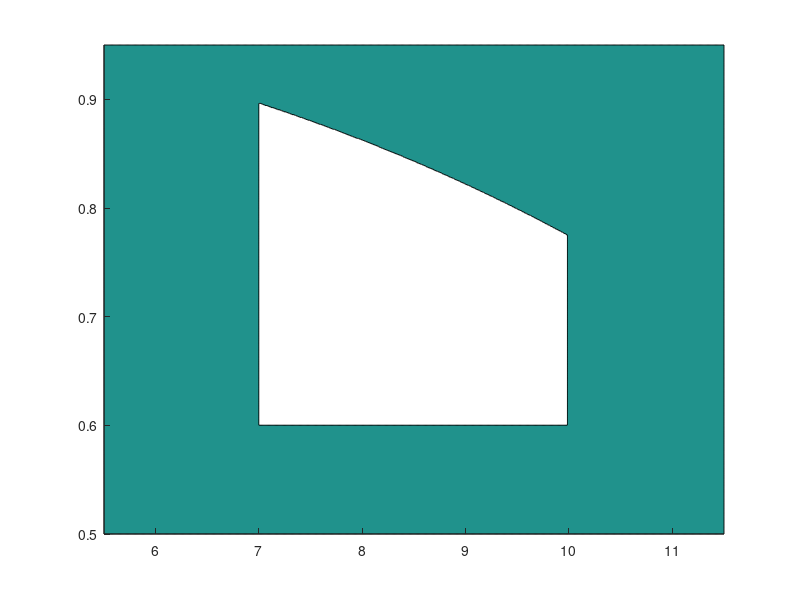

The MATLAB source for this figure: (Note: this script raises an error after producing the figure.)
% WangGraphical.m
% =========================================================
% XW3형 사이클로이드 감속기 체적 최소화 — 도식해법
%
% 설계변수 2개 (나머지 4개는 단목적 최적값으로 고정):
%   x1 = drp  (핀 직경, mm)  : 6.0 ~ 11.0  (여유 포함)
%   x2 = K1   (단폭계수)     : 0.55 ~ 0.95 (여유 포함)
%
% 고정 설계변수: Dp=140, B=7, D=55, dsw=14, Dw=90
% 수업 연결: Lec 05 도식해법 — meshgrid + contour
%
% 표시 제약:
%   y1  : 언더컷/첨예화 방지  (비선형 곡선)
%   y4  : K2 하한 (K2 >= 1.0) (수직선)
%   y5  : K2 상한 (K2 <= 1.6) (수직선, drp=6.24mm)
%   lb  : drp 하한 (drp >= 7.0) (수직선)
%   ub  : drp 상한 (drp <= 10.4) (수직선)
%   K1 lb: K1 하한 (K1 >= 0.60) (수평선)
%   K1 ub: K1 상한 (K1 <= 0.90) (수평선)
% =========================================================

clc; clear; close all;

%% ── 0. 고정 파라미터 ──────────────────────────────────
Dp = 140; B = 7; D = 55; dsw = 14; Dw = 90;
zc = 43; zp = 44; zw = 8; Delta2 = 2;

% 설계변수 상·하한
drp_lb = 7.0; drp_ub = 10.4;
K1_lb  = 0.60; K1_ub  = 0.90;

%% ── 1. 격자 생성 (축 범위를 넓게 설정) ──────────────
drp_vec = linspace(5.5, 11.5, 700);
K1_vec  = linspace(0.50, 0.95, 700);
[drp, K1] = meshgrid(drp_vec, K1_vec);

%% ── 2. 목적함수 — 체적 V ─────────────────────────────
V = (pi/4) .* B .* ( ...
    (Dp - K1.*Dp/zp - drp).^2 ...
    - (dsw + 2*Delta2 + K1.*Dp/zp).^2 .* zw ...
    - D^2 ) ...
    + K1 .* (Dp/zp) .* zc .* B;

%% ── 3. 제약조건 함수 ─────────────────────────────────
% y1: 언더컷/첨예화 방지 (K1 >= 0.60 범위에서 항상 첫 번째 수식)
g1 = drp./2 - Dp/2 .* sqrt(27.*(1-K1.^2).*(zp-1)./(zp+1)^3);

% K2 계산
K2 = (Dp ./ drp) .* sin(pi/zp);

% y4: K2 하한 (K2 >= 1.0)
g4 = 1.0 - K2;

% y5: K2 상한 (K2 <= 1.6)  → drp = Dp*sin(pi/zp)/1.6 = 6.242mm
g5 = K2 - 1.6;

%% ── 4. 가용 영역 마스크 ─────────────────────────────
% 모든 제약 + 설계변수 경계 고려
infeasible = (g1 > 0) | (g4 > 0) | (g5 > 0) ...
           | (drp < drp_lb) | (drp > drp_ub) ...
           | (K1  < K1_lb)  | (K1  > K1_ub);

%% ── 5. 최적해 및 초기점 ──────────────────────────────
drp_opt = 9.990; K1_opt = 0.775;
V_opt = (pi/4)*B*((Dp-K1_opt*Dp/zp-drp_opt)^2 ...
    -(dsw+2*Delta2+K1_opt*Dp/zp)^2*zw-D^2) ...
    +K1_opt*(Dp/zp)*zc*B;

drp0 = 10.0; K10 = 0.6069;
V0 = (pi/4)*B*((Dp-K10*Dp/zp-drp0)^2 ...
    -(dsw+2*Delta2+K10*Dp/zp)^2*zw-D^2) ...
    +K10*(Dp/zp)*zc*B;

fprintf('최적해: drp* = %.3f mm,  K1* = %.4f,  V* = %.0f mm³\n', drp_opt, K1_opt, V_opt);
fprintf('초기점: drp0 = %.3f mm,  K10 = %.4f,  V0 = %.0f mm³\n', drp0, K10, V0);

% K2=1.6 경계값
drp_K2_16 = Dp * sin(pi/zp) / 1.6;
fprintf('y5 경계: drp = %.4f mm  (K2=1.6)\n', drp_K2_16);

%% ── 6. 도식해법 그래프 ───────────────────────────────
figure('Name','도식해법 — drp vs K1 체적 최소화', ...
       'NumberTitle','off','Position',[80 80 1000 750]);
hold on;

%% (a) Infeasible 영역 음영
contourf(drp, K1, double(infeasible), [0.5 0.5], ...
    'FaceColor',[1 0.87 0.87], 'EdgeColor','none');

%% (b) 체적 등축선 — 전체 영역
V_levels = [50000, 52000, 54000, 55128, 57000, 60000, 65000, 72000, 82000];
[C_V, h_V] = contour(drp, K1, V, V_levels, 'k--', 'LineWidth', 1.0);
clabel(C_V, h_V, [52000, 55128, 60000, 72000], ...
    'FontSize', 8, 'Color', [0.3 0.3 0.3], 'LabelSpacing', 300);

%% (c) 비선형 제약 경계선
[~, hg1] = contour(drp, K1, g1, [0 0], 'k-',  'LineWidth', 2.5);
[~, hg4] = contour(drp, K1, g4, [0 0], 'b-',  'LineWidth', 2.5);
[~, hg5] = contour(drp, K1, g5, [0 0], 'm-',  'LineWidth', 2.0);

%% (d) 설계변수 경계선 (상·하한)
x_range = [5.5, 11.5]; y_range = [0.50, 0.95];
% drp 하한
plot([drp_lb drp_lb], y_range, 'r-',  'LineWidth', 1.8);
% drp 상한
plot([drp_ub drp_ub], y_range, 'r-',  'LineWidth', 1.8);
% K1 하한
plot(x_range, [K1_lb K1_lb], 'r--', 'LineWidth', 1.8);
% K1 상한
plot(x_range, [K1_ub K1_ub], 'r--', 'LineWidth', 1.8);

%% (e) 최적해
scatter(drp_opt, K1_opt, 160, 'r', 'filled', ...
    'MarkerEdgeColor','k', 'LineWidth',1.5, ...
    'DisplayName', sprintf('최적해  V^* = %.0f mm³', V_opt));
text(drp_opt + 0.08, K1_opt + 0.008, ...
    sprintf('X^* = (%.3f,  %.3f)\nV^* = %.0f mm³', drp_opt, K1_opt, V_opt), ...
    'FontSize', 9, 'Color', 'r', 'FontWeight','bold', ...
    'BackgroundColor','w', 'EdgeColor','r', 'Margin', 3);

%% (f) 초기점
scatter(drp0, K10, 130, 'bs', 'filled', ...
    'MarkerEdgeColor','k', 'LineWidth',1.5, ...
    'DisplayName', sprintf('초기점  V_0 = %.0f mm³', V0));
text(drp0 + 0.08, K10 + 0.008, ...
    sprintf('X_0 = (%.1f,  %.4f)\nV_0 = %.0f mm³', drp0, K10, V0), ...
    'FontSize', 9, 'Color', 'b', ...
    'BackgroundColor','w', 'EdgeColor','b', 'Margin', 3);

%% (g) 가용 영역 레이블
text(8.5, 0.78, 'Feasible Region', ...
    'FontSize', 13, 'FontWeight','bold', ...
    'Color', [0 0.5 0], 'HorizontalAlignment','center');

%% (h) Infeasible 레이블
text(8.5, 0.92, {'Infeasible'; '(y1: 언더컷 위반)'}, ...
    'FontSize', 8, 'Color', [0.6 0 0], 'HorizontalAlignment','center');
text(10.7, 0.72, {'Infeasible'; '(y4: K_2<1.0)'}, ...
    'FontSize', 8, 'Color', [0 0 0.8], 'HorizontalAlignment','center', ...
    'Rotation', 90);
text(5.85, 0.72, {'Infeasible'; '(y5: K_2>1.6)'}, ...
    'FontSize', 8, 'Color', [0.7 0 0.7], 'HorizontalAlignment','center', ...
    'Rotation', 90);
text(6.5, 0.54, {'Infeasible'; '(drp < 7.0)'}, ...
    'FontSize', 8, 'Color', [0.8 0.2 0], 'HorizontalAlignment','center');
text(11.0, 0.54, {'Infeasible'; '(drp > 10.4)'}, ...
    'FontSize', 8, 'Color', [0.8 0.2 0], 'HorizontalAlignment','center');

%% (i) 제약 경계선 레이블
text(7.8, 0.91, 'g_1=0', 'FontSize', 9, 'Color', 'k', ...
    'FontWeight','bold', 'BackgroundColor','w');
text(10.15, 0.86, 'g_4=0 (K_2=1.0)', 'FontSize', 8, 'Color', 'b', ...
    'FontWeight','bold', 'BackgroundColor','w', 'HorizontalAlignment','center', ...
    'Rotation', 90);
text(6.42, 0.86, 'g_5=0 (K_2=1.6)', 'FontSize', 8, 'Color', 'm', ...
    'BackgroundColor','w', 'HorizontalAlignment','center', 'Rotation', 90);
text(7.05, 0.88, 'd_{rp}=7.0', 'FontSize', 8, 'Color', 'r', ...
    'BackgroundColor','w', 'Rotation', 90);
text(10.45, 0.88, 'd_{rp}=10.4', 'FontSize', 8, 'Color', 'r', ...
    'BackgroundColor','w', 'Rotation', 90);
text(6.2, 0.605, 'K_1=0.60', 'FontSize', 8, 'Color', 'r', 'BackgroundColor','w');
text(6.2, 0.905, 'K_1=0.90', 'FontSize', 8, 'Color', 'r', 'BackgroundColor','w');

%% (j) 체적 감소 방향 화살표
ax = gca;
ax.XLim = x_range; ax.YLim = y_range;
pos = ax.Position;

ax1 = 7.8; ay1 = 0.730;
ax2 = 8.7; ay2 = 0.750;

norm_x1 = pos(1) + (ax1-x_range(1))/(x_range(2)-x_range(1))*pos(3);
norm_y1 = pos(2) + (ay1-y_range(1))/(y_range(2)-y_range(1))*pos(4);
norm_x2 = pos(1) + (ax2-x_range(1))/(x_range(2)-x_range(1))*pos(3);
norm_y2 = pos(2) + (ay2-y_range(1))/(y_range(2)-y_range(1))*pos(4);

annotation('arrow', [norm_x1 norm_x2], [norm_y1 norm_y2], ...
    'Color', [0 0.6 0], 'LineWidth', 2.0, 'HeadWidth', 10, 'HeadLength', 10);
text(ax2+0.08, ay2+0.010, 'V 감소 방향', ...
    'FontSize', 9, 'Color', [0 0.6 0], 'FontWeight','bold');

%% 그래프 마무리
xlabel('d_{rp}  (핀 직경, mm)', 'FontSize', 12, 'FontWeight','bold');
ylabel('K_1  (단폭계수)', 'FontSize', 12, 'FontWeight','bold');
title({'XW3형 사이클로이드 감속기 체적 최소화 — 도식해법'; ...
    sprintf('(고정: D_p=%.0f, B=%.0f, D=%.0f, d_{sw}=%.0f mm)', Dp,B,D,dsw)}, ...
    'FontSize', 11);

legend({'Infeasible 영역', '체적 등축선 V (mm³)', ...
        'g_1=0  언더컷/첨예화 방지', ...
        'g_4=0  K_2 하한 (K_2 \geq 1.0)', ...
        'g_5=0  K_2 상한 (K_2 \leq 1.6)', ...
        '설계변수 상·하한', ...
        sprintf('최적해  V^* = %.0f mm³', V_opt), ...
        sprintf('초기점  V_0 = %.0f mm³', V0)}, ...
    'Location','northwest', 'FontSize', 8.5);

xlim(x_range); ylim(y_range);
grid on; box on;
set(gca, 'FontSize', 10);
hold off;
